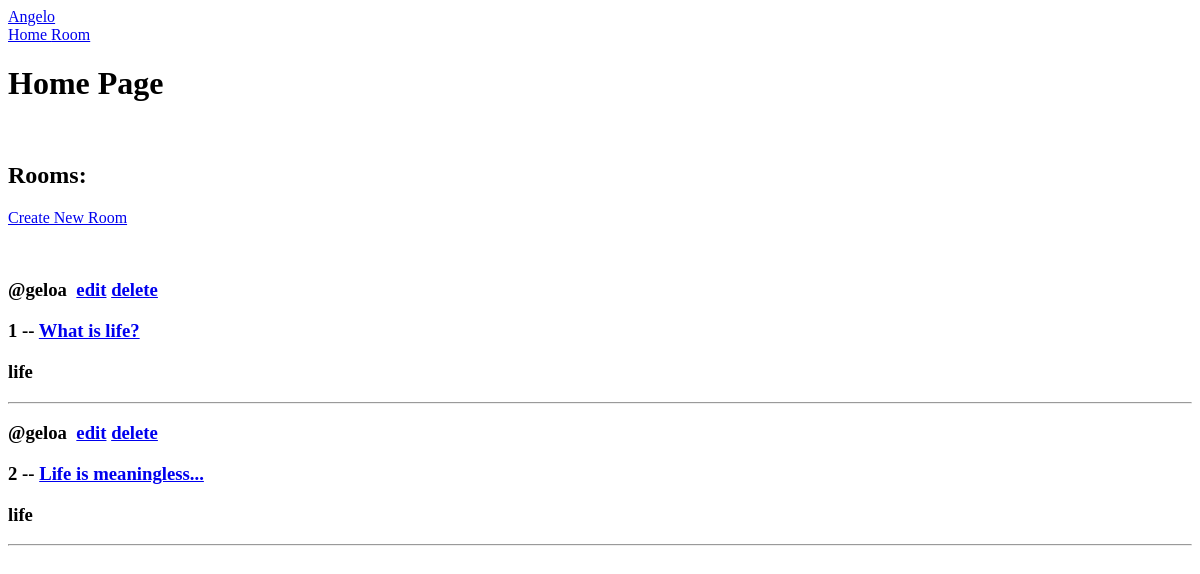
Before: / with the older database file.
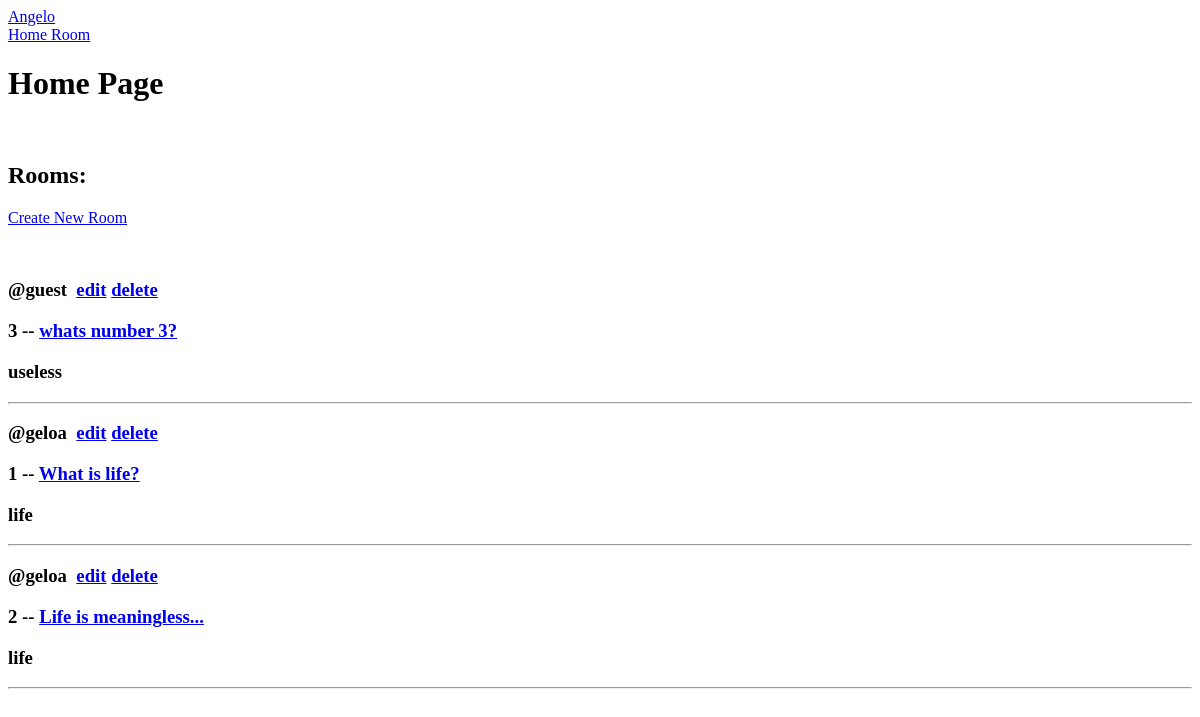
After: the same page with the newer database file.
### base/models.py (models this page shows, shortened)
class Room(models.Model):
    host = models.ForeignKey(User, on_delete=models.SET_NULL, null=True)
    topic = models.ForeignKey(Topic, on_delete=models.SET_NULL, null=True)
    name = models.CharField(max_length=200)
    description = models.TextField(null=True, blank=True)
    last_updated = models.DateTimeField(auto_now=True)
    created = models.DateTimeField(auto_now_add=True)
    class Meta:
        ordering = ['-last_updated', '-created']

class Topic(models.Model):
    name = models.CharField(max_length=200)
    def __str__(self):
        return self.name

### base/views.py (the view)
# urls.py: path('', views.home, name="home"),
def home(request):
    rooms = models.Room.objects.all()
    context = {'rooms': rooms}
    return render(
        request=request,
        template_name='base/home.html',
        context=context,
    )

### base/templates/base/home.html
{% extends 'index.html' %} {% block content %}
<div>
    <h1>Home Page</h1>
    <br />
    <div>
        <div>
            <h2>Rooms:</h2>
            <p><a href="{% url 'create-room' %}">Create New Room</a></p>
        </div>
        <br>
        <div>
            {% for room in rooms %}
            <div>
                <h3>
                    <span>@{{room.host.username}}</span>&nbsp;
                    <a href="{% url 'edit-room' room.id %}">edit</a>
                    <a href="{% url 'delete-room' room.id %}">delete</a>
                </h3>
                <h3>
                    <span>{{room.id}} --</span>
                    <a href="{% url 'room' room.id %}"> {{room.name}} </a>
                </h3>
                <h3>{{room.topic}}</h3>
                <hr />
            </div>
            {% endfor %}
        </div>
    </div>
</div>
{% endblock content %}

### templates/index.html (shortened to what this page needs)
<!DOCTYPE html>
<html>
    <head>
    </head>
    <body>
        {% include 'navbar.html' %} {% block content %} {% endblock content %}
    </body>
</html>

### templates/navbar.html (shortened to what this page needs)
<div>
    <div>
        <a href='/'>
            Angelo
        </a>
    </div>
    <div>
        <a href='/'>
            Home
        </a>
        <a href='/room'>
            Room
        </a>

Changed rows visible on the page:
added Room: host.username "guest", id "3", name "whats number 3?", topic "useless"
